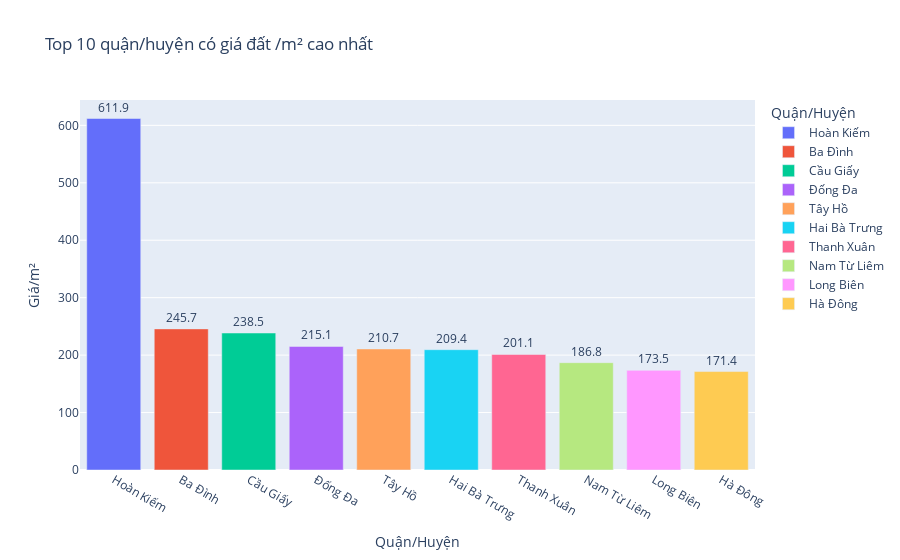

Here is the notebook cell this chart was saved with:
### Markdown cell above
#### Phụ thuộc của giá vào quận huyện

### Code cell
df_mean2 = df.groupby('Quận/Huyện')['Giá/m²'].mean().reset_index()

df_mean_sort = df_mean2.sort_values(by='Giá/m²', ascending=False)

top10 = df_mean_sort.head(11)
# Giả sử 'Trống' là tên của cột bạn muốn loại bỏ
top10 = top10[top10['Quận/Huyện'] != 'Trống']

fig = px.bar(top10, x='Quận/Huyện', y='Giá/m²', color='Quận/Huyện',
             labels={'Quận/Huyện': 'Quận/Huyện', 'Giá/m²': 'Giá/m²'},
             title='Top 10 quận/huyện có giá đất /m² cao nhất')

fig.update_traces(texttemplate='%{y:.1f}', textposition='outside')
fig.show()

### Figure 1 — Plotly figure (JSON) as saved in the notebook; plotly's stock layout.template omitted (floating-point values rounded to 4 significant figures)
{"data": [{"alignmentgroup": "True", "hovertemplate": "Quận/Huyện=%{x}<br>Giá/m²=%{y}<extra></extra>", "legendgroup": "Hoàn Kiếm", "marker": {"color": "#636efa", "pattern": {"shape": ""}}, "name": "Hoàn Kiếm", "offsetgroup": "Hoàn Kiếm", "orientation": "v", "showlegend": true, "textposition": "outside", "texttemplate": "%{y:.1f}", "type": "bar", "x": ["Hoàn Kiếm"], "xaxis": "x", "y": [611.9], "yaxis": "y"}, {"alignmentgroup": "True", "hovertemplate": "Quận/Huyện=%{x}<br>Giá/m²=%{y}<extra></extra>", "legendgroup": "Ba Đình", "marker": {"color": "#EF553B", "pattern": {"shape": ""}}, "name": "Ba Đình", "offsetgroup": "Ba Đình", "orientation": "v", "showlegend": true, "textposition": "outside", "texttemplate": "%{y:.1f}", "type": "bar", "x": ["Ba Đình"], "xaxis": "x", "y": [245.7], "yaxis": "y"}, {"alignmentgroup": "True", "hovertemplate": "Quận/Huyện=%{x}<br>Giá/m²=%{y}<extra></extra>", "legendgroup": "Cầu Giấy", "marker": {"color": "#00cc96", "pattern": {"shape": ""}}, "name": "Cầu Giấy", "offsetgroup": "Cầu Giấy", "orientation": "v", "showlegend": true, "textposition": "outside", "texttemplate": "%{y:.1f}", "type": "bar", "x": ["Cầu Giấy"], "xaxis": "x", "y": [238.5], "yaxis": "y"}, {"alignmentgroup": "True", "hovertemplate": "Quận/Huyện=%{x}<br>Giá/m²=%{y}<extra></extra>", "legendgroup": "Đống Đa", "marker": {"color": "#ab63fa", "pattern": {"shape": ""}}, "name": "Đống Đa", "offsetgroup": "Đống Đa", "orientation": "v", "showlegend": true, "textposition": "outside", "texttemplate": "%{y:.1f}", "type": "bar", "x": ["Đống Đa"], "xaxis": "x", "y": [215.1], "yaxis": "y"}, {"alignmentgroup": "True", "hovertemplate": "Quận/Huyện=%{x}<br>Giá/m²=%{y}<extra></extra>", "legendgroup": "Tây Hồ", "marker": {"color": "#FFA15A", "pattern": {"shape": ""}}, "name": "Tây Hồ", "offsetgroup": "Tây Hồ", "orientation": "v", "showlegend": true, "textposition": "outside", "texttemplate": "%{y:.1f}", "type": "bar", "x": ["Tây Hồ"], "xaxis": "x", "y": [210.7], "yaxis": "y"}, {"alignmentgroup": "True", "hovertemplate": "Quận/Huyện=%{x}<br>Giá/m²=%{y}<extra></extra>", "legendgroup": "Hai Bà Trưng", "marker": {"color": "#19d3f3", "pattern": {"shape": ""}}, "name": "Hai Bà Trưng", "offsetgroup": "Hai Bà Trưng", "orientation": "v", "showlegend": true, "textposition": "outside", "texttemplate": "%{y:.1f}", "type": "bar", "x": ["Hai Bà Trưng"], "xaxis": "x", "y": [209.4], "yaxis": "y"}, {"alignmentgroup": "True", "hovertemplate": "Quận/Huyện=%{x}<br>Giá/m²=%{y}<extra></extra>", "legendgroup": "Thanh Xuân", "marker": {"color": "#FF6692", "pattern": {"shape": ""}}, "name": "Thanh Xuân", "offsetgroup": "Thanh Xuân", "orientation": "v", "showlegend": true, "textposition": "outside", "texttemplate": "%{y:.1f}", "type": "bar", "x": ["Thanh Xuân"], "xaxis": "x", "y": [201.1], "yaxis": "y"}, {"alignmentgroup": "True", "hovertemplate": "Quận/Huyện=%{x}<br>Giá/m²=%{y}<extra></extra>", "legendgroup": "Nam Từ Liêm", "marker": {"color": "#B6E880", "pattern": {"shape": ""}}, "name": "Nam Từ Liêm", "offsetgroup": "Nam Từ Liêm", "orientation": "v", "showlegend": true, "textposition": "outside", "texttemplate": "%{y:.1f}", "type": "bar", "x": ["Nam Từ Liêm"], "xaxis": "x", "y": [186.8], "yaxis": "y"}, {"alignmentgroup": "True", "hovertemplate": "Quận/Huyện=%{x}<br>Giá/m²=%{y}<extra></extra>", "legendgroup": "Long Biên", "marker": {"color": "#FF97FF", "pattern": {"shape": ""}}, "name": "Long Biên", "offsetgroup": "Long Biên", "orientation": "v", "showlegend": true, "textposition": "outside", "texttemplate": "%{y:.1f}", "type": "bar", "x": ["Long Biên"], "xaxis": "x", "y": [173.5], "yaxis": "y"}, {"alignmentgroup": "True", "hovertemplate": "Quận/Huyện=%{x}<br>Giá/m²=%{y}<extra></extra>", "legendgroup": "Hà Đông", "marker": {"color": "#FECB52", "pattern": {"shape": ""}}, "name": "Hà Đông", "offsetgroup": "Hà Đông", "orientation": "v", "showlegend": true, "textposition": "outside", "texttemplate": "%{y:.1f}", "type": "bar", "x": ["Hà Đông"], "xaxis": "x", "y": [171.4], "yaxis": "y"}], "layout": {"barmode": "relative", "legend": {"title": {"text": "Quận/Huyện"}, "tracegroupgap": 0}, "title": {"text": "Top 10 quận/huyện có giá đất /m² cao nhất"}, "xaxis": {"anchor": "y", "categoryarray": ["Hoàn Kiếm", "Ba Đình", "Cầu Giấy", "Đống Đa", "Tây Hồ", "Hai Bà Trưng", "Thanh Xuân", "Nam Từ Liêm", "Long Biên", "Hà Đông"], "categoryorder": "array", "domain": [0, 1], "title": {"text": "Quận/Huyện"}}, "yaxis": {"anchor": "x", "domain": [0, 1], "title": {"text": "Giá/m²"}}}}
